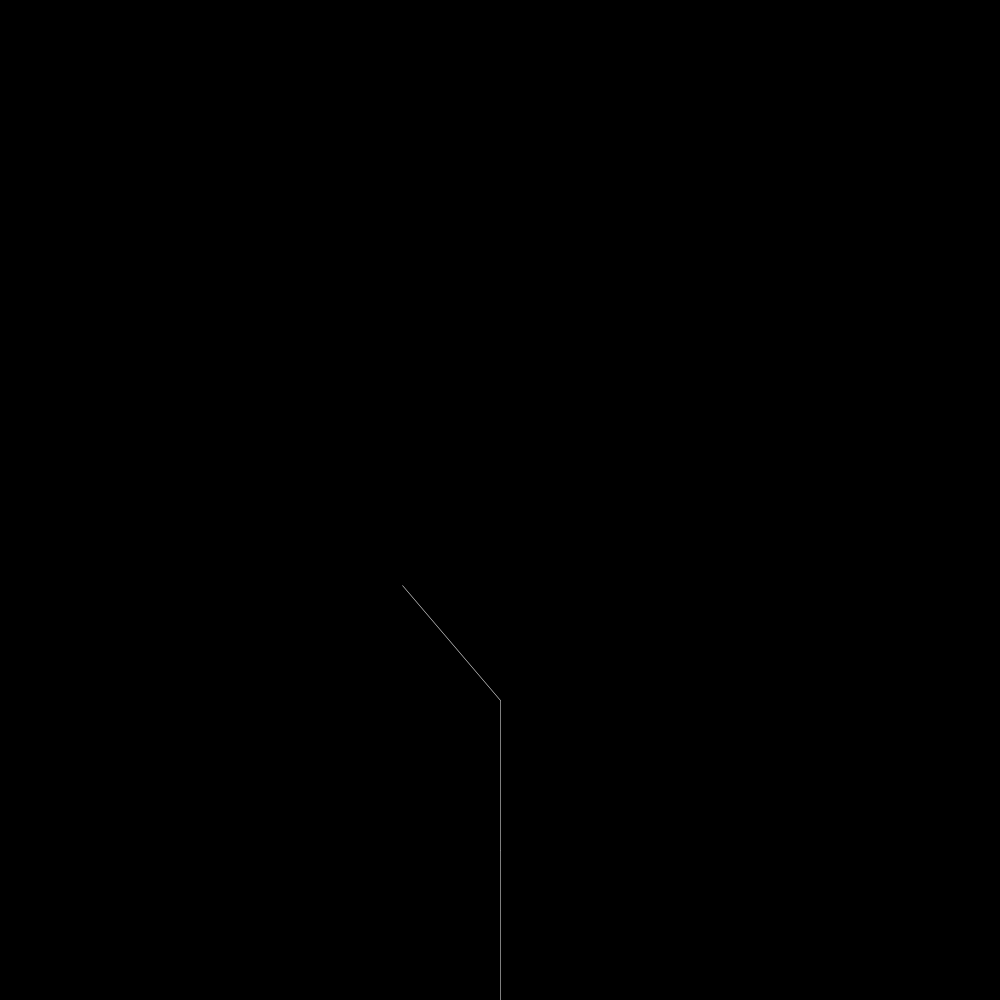
Frame 1 (no input)
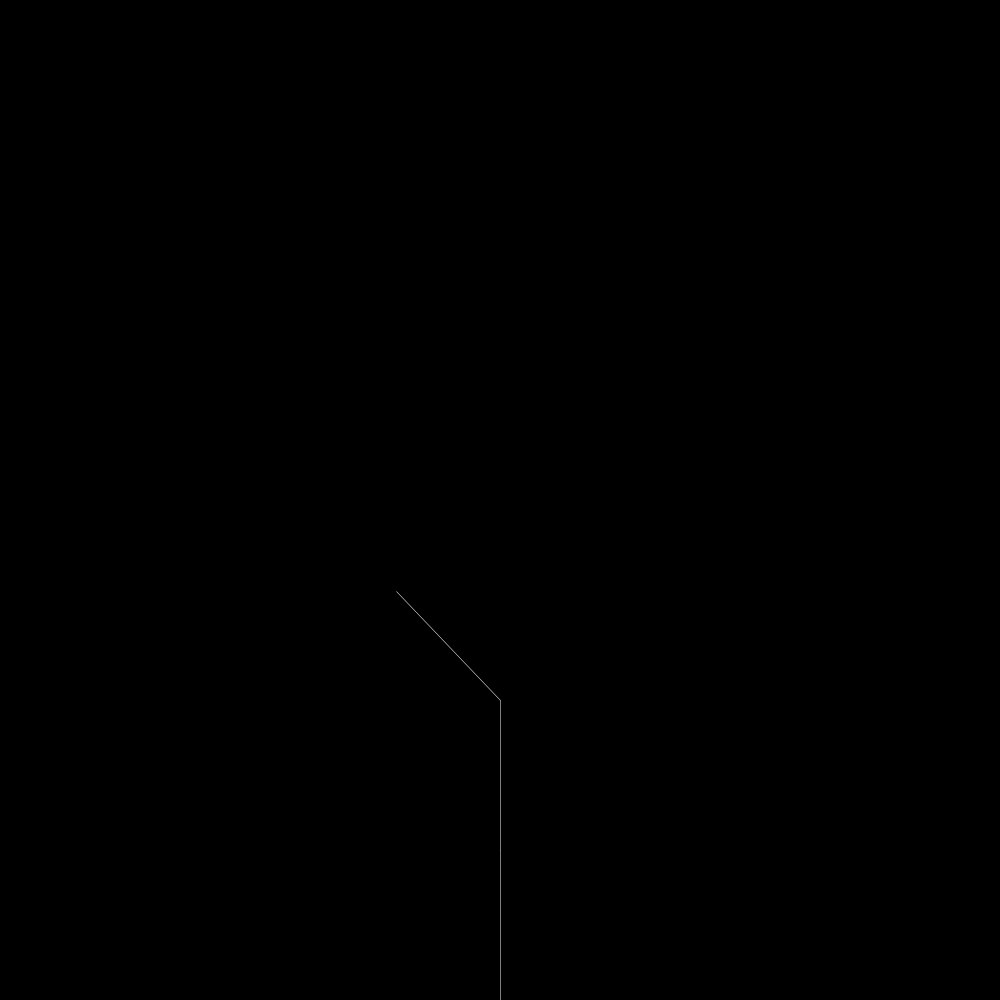
Frame 60 (the mouse pressed at the canvas centre just before this capture)
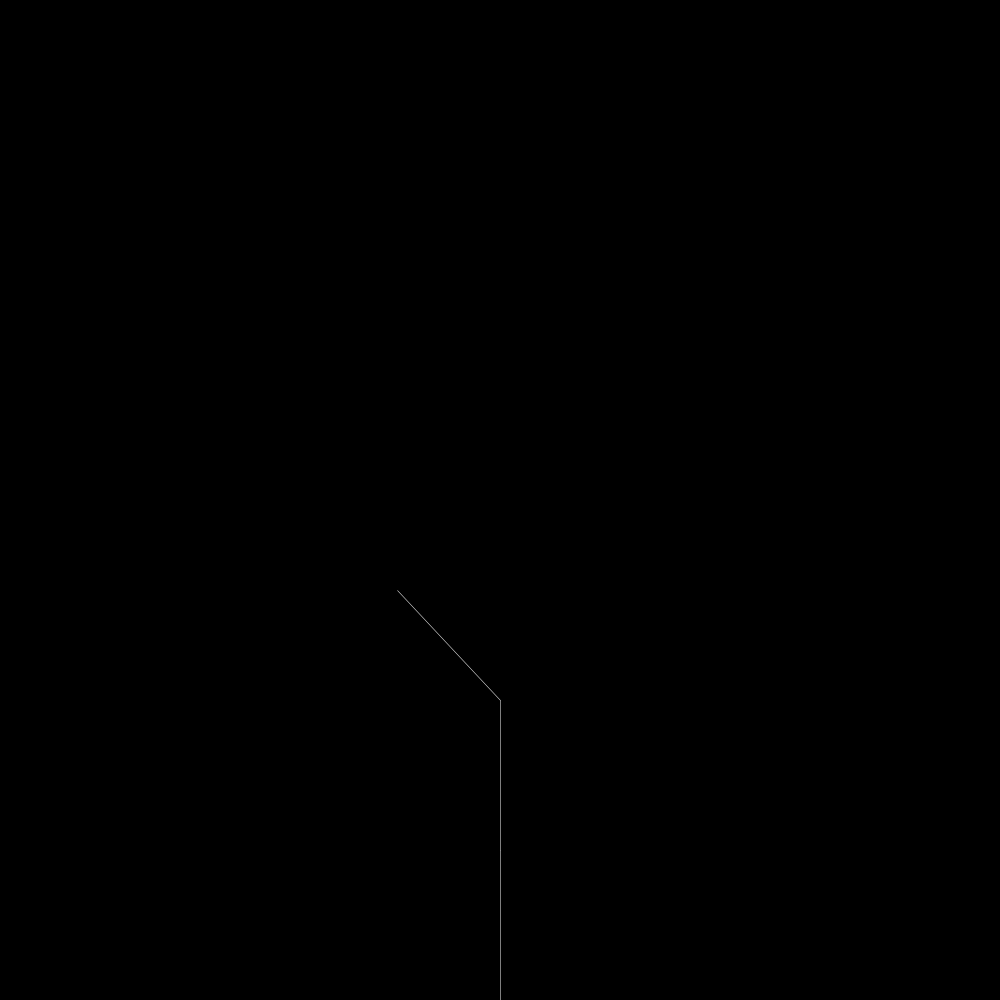
Frame 120 (the mouse held since frame 60 and released just before this capture)

The Processing sketch that drew these frames (run headless with seeded random() and noise(); from frame 60 on, the mouse is pressed at the canvas centre):

// Processing sketch: LSystem
// ── LSystem.pde
Turtle turtle;
int num = 1;
float size = 150;
String instr;

void setup(){
  size(1000,1000);
  //background(0);
  /*
  turtle = new Turtle(width/2, height, 0);
  turtle.r = -HALF_PI;
  turtle.rotationMagnitude = 25 * TWO_PI / 180;
  turtle.moveMagnitude = size;
  */
  HashMap<String,String> map = new HashMap<String,String>();
  map.put("X", "F+[[X]-X]-F[-FX]+X");
  map.put("F", "FF");
  instr = mutate("X", map, num);
  //print(instr+"\n");
  /*
  stroke(255,255,255,128);
  strokeWeight(1.5);
  turtle.execute(instr);*/
}

void draw(){
  background(0);
  
  turtle = new Turtle(width/2, height, 0);
  turtle.r = -HALF_PI;
  turtle.rotationMagnitude = (20+2*sin(millis()*0.001)) * TWO_PI / 180;
  turtle.moveMagnitude = size;
  /*
  HashMap<String,String> map = new HashMap<String,String>();
  map.put("X", "F+[[X]-X]-F[-FX]+X");
  map.put("F", "FF");
  String instr = mutate("X", map, num);*/
  //print(instr+"\n");
  
  stroke(255,255,255);
  strokeWeight(0.5);
  turtle.execute(instr);
}

void mouseClicked(){
  num += 1;
  size /= 2;
  setup();
}

// ── ContextFreeMutation.pde
String mutate(String seed, HashMap<String, String> map){
  StringBuffer output = new StringBuffer();
  int pointer = 0;
  
  while (pointer < seed.length()){
    boolean match = false;
    for (String k : map.keySet()){
      String substring = seed.substring(pointer, pointer + k.length());
      if (k.equals(substring)){
        output.append(map.get(k));
        pointer += k.length();
        match = true;
        break;
      }
    }
    if (!match){
      output.append(seed.charAt(pointer));
      pointer += 1;
    }
  }
  
  return output.toString();
}

String mutate(String seed, HashMap<String,String> map, int num){
  String buffer = seed;
  for (int i = 0; i < num; i++){
    buffer = mutate(buffer, map);
  }
  return buffer;
}

// ── Turtle.pde
import java.util.*;

class Transform{
  float x,y;
  Object ref;
  Transform(float x_, float y_){
    x = x_;
    y = y_;
  }
}

class TurtleState extends Transform{
  float r;
  TurtleState(float x_, float y_, float r_){
    super(x_,y_);
    r = r_;
  }
  
  TurtleState state(){
    return new TurtleState(x,y,r);
  }
}

class Turtle extends TurtleState{
  float moveMagnitude = 20;
  float rotationMagnitude = HALF_PI;
  boolean penDown = true;
  Stack<TurtleState> stack;
  Turtle(float x_, float y_, float r_){
    super(x_,y_,r_);
    stack = new Stack<TurtleState>();
  }
  
  void execute(String instr){
    execute(instr, moveMagnitude, rotationMagnitude);
  }  
  void execute(String instr, float moveMag, float rotMag){
    char[] characters = instr.toCharArray();
    for (char c : characters){
      //print(c);
      switch(c){
        case 'F': moveForward(moveMag); break;
        case '+': turnLeft(rotMag); break;
        case '-': turnRight(rotMag); break;
        case '[': stack.push(super.state()); break;
        case ']': restore(stack.pop()); break;
        default: break;
      }
    }
  }
  
  void moveForward(float mag){
    float newX = x + mag * cos(r);
    float newY = y + mag * sin(r);
    line(x,y,newX,newY);
    x = newX; y = newY;
  }
  void turnLeft(float theta){ 
    r += theta; 
  }
  void turnRight(float theta){
    r -= theta;
  }
  void restore(TurtleState state){
    x = state.x;
    y = state.y;
    r = state.r;
  }
}
